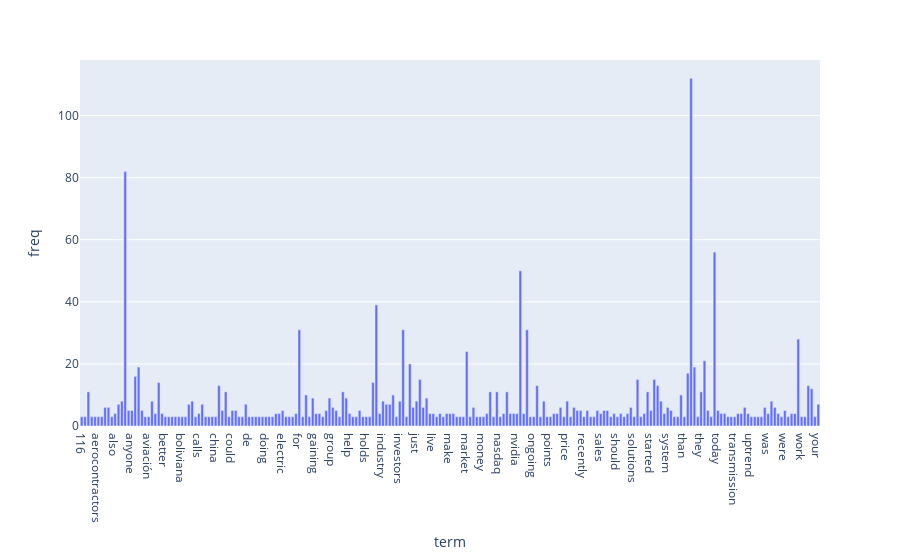
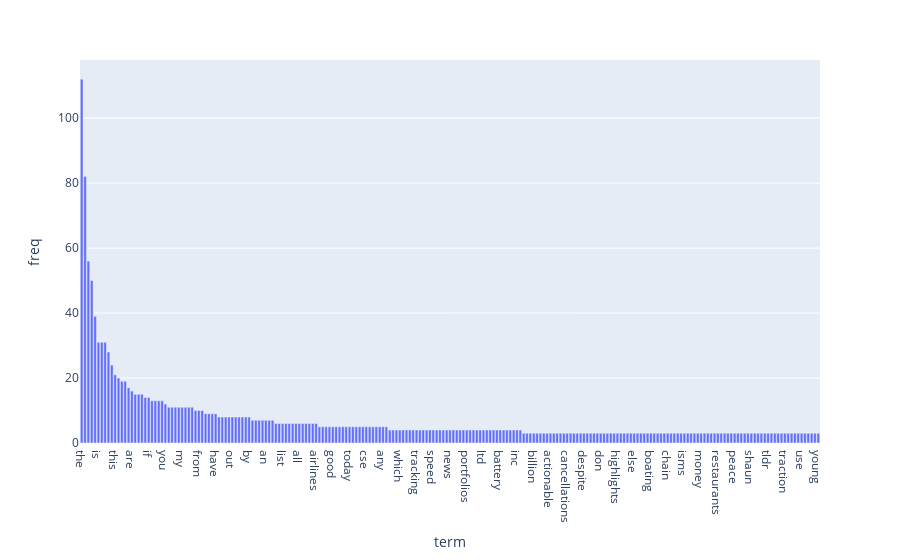

The cell these charts' notebook holds for them, in order:
### Code cell
# plot the term frequencies for posts
import plotly.express as px


terms = count_vect_post.get_feature_names_out()
freqs = term_frequencies_posts

word_counts = np.array(freqs).sum()

terms_f = []
freqs_f = []
for i in range(len(terms)):
    if freqs[i] > word_counts/1000: # filter out terms that account for less than 0.1% of total words
        terms_f.append(terms[i])
        freqs_f.append(freqs[i])

df = pd.DataFrame({"term": terms_f, "freq": freqs_f})
fig = px.bar(df, y="freq", x="term", orientation="v")
fig.show()

# plot with descending order
df = df.sort_values('freq', ascending=False)
fig = px.bar(df, y="freq", x="term", orientation="v")
fig.show()

### Figure 1 — Plotly figure (JSON) as saved in the notebook; plotly's stock layout.template omitted (floating-point values rounded to 4 significant figures; data arrays with more than 128 entries replaced by an {"elided": "..."} marker saying what was removed)
{"data": [{"hovertemplate": "term=%{x}<br>freq=%{y}<extra></extra>", "legendgroup": "", "marker": {"color": "#636efa", "pattern": {"shape": ""}}, "name": "", "orientation": "v", "showlegend": false, "textposition": "auto", "type": "bar", "x": {"elided": "221 str values"}, "xaxis": "x", "y": {"elided": "221 int values"}, "yaxis": "y"}], "layout": {"barmode": "relative", "legend": {"tracegroupgap": 0}, "margin": {"t": 60}, "xaxis": {"anchor": "y", "domain": [0, 1], "title": {"text": "term"}}, "yaxis": {"anchor": "x", "domain": [0, 1], "title": {"text": "freq"}}}}

### Figure 2 — Plotly figure (JSON) as saved in the notebook; plotly's stock layout.template omitted (floating-point values rounded to 4 significant figures; data arrays with more than 128 entries replaced by an {"elided": "..."} marker saying what was removed)
{"data": [{"hovertemplate": "term=%{x}<br>freq=%{y}<extra></extra>", "legendgroup": "", "marker": {"color": "#636efa", "pattern": {"shape": ""}}, "name": "", "orientation": "v", "showlegend": false, "textposition": "auto", "type": "bar", "x": {"elided": "221 str values"}, "xaxis": "x", "y": {"elided": "221 int values"}, "yaxis": "y"}], "layout": {"barmode": "relative", "legend": {"tracegroupgap": 0}, "margin": {"t": 60}, "xaxis": {"anchor": "y", "domain": [0, 1], "title": {"text": "term"}}, "yaxis": {"anchor": "x", "domain": [0, 1], "title": {"text": "freq"}}}}
